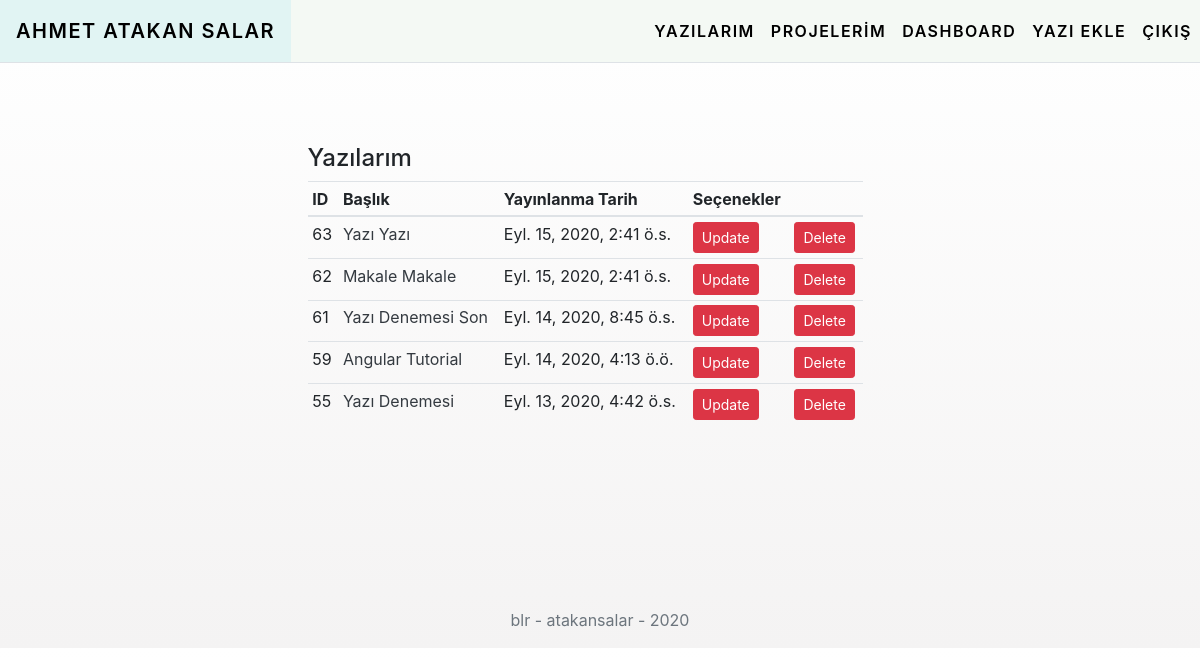
/posts/dashboard/ (signed in), run on an earlier commit of the app's database.
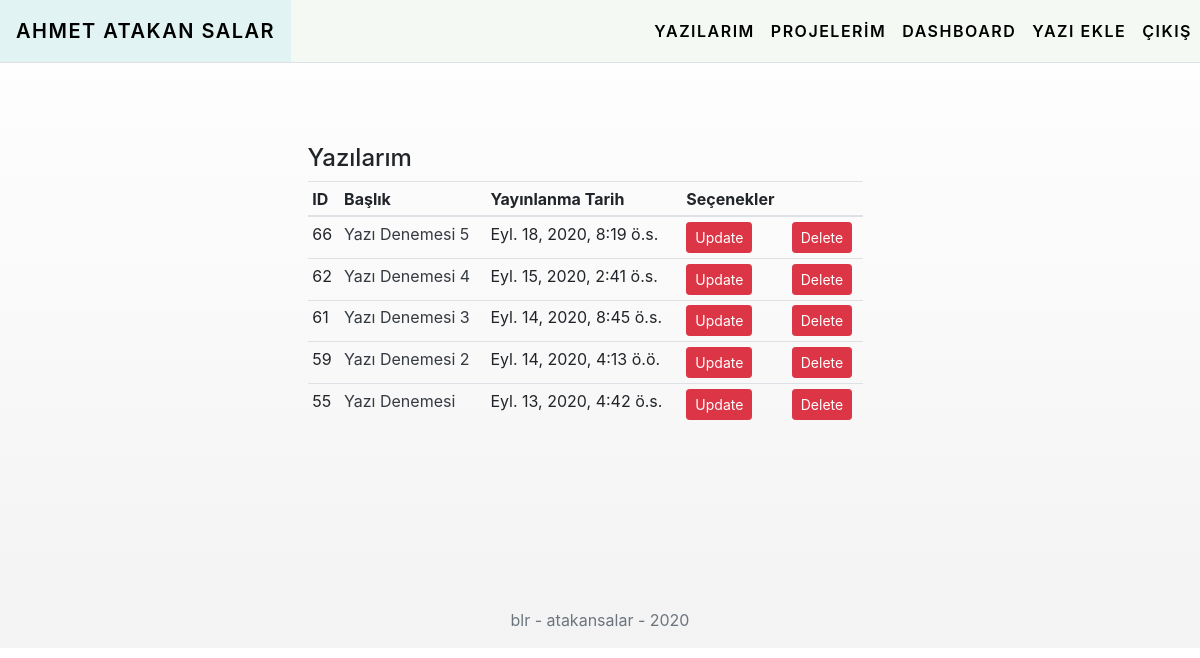
And on a later commit of the database.
### post/models.py (models this page shows, shortened)
class Post(models.Model):
    post_author = models.ForeignKey("auth.User", on_delete=models.CASCADE)
    post_title = models.CharField(max_length=50)
    post_content = RichTextField()
    post_date = models.DateTimeField(auto_now_add=True)
    post_image = models.FileField(blank=True, null=True, verbose_name="Resim Ekle:")
    post_tags = models.ManyToManyField(Tag, verbose_name="Add Tag", blank=True)
    slug = models.SlugField(null=False, unique=True)
    class Meta:
        ordering =['-post_date']

### post/views.py (the view)
# urls.py: path('dashboard/', views.dashboard, name='dashboard'),
@login_required(login_url="user:login")
def dashboard(request):
    posts = Post.objects.filter(post_author = request.user)
    context = {
        "posts": posts,
    }
    return render(request, 'dashboard.html', context)

### templates/dashboard.html
{% extends "layout.html" %} {% block body %}
<div class="row w-100">
  <div class="col-md-6 offset-md-3 align-self-center content-wrapper">
    <h4 class="mt-5">Yazılarım</h4>
    <table class="table table-sm">
      <thead>
        <tr>
          <th scope="col">ID</th>
          <th scope="col">Başlık</th>
          <th scope="col">Yayınlanma Tarih</th>
          <th scope="col">Seçenekler</th>
          <th scope="col"></th>
        </tr>
      </thead>
      <tbody>
        {% for post in posts %}
        <tr>
          <td>{{post.id}}</td>
          <td>
            <a href="{% url 'post:post' post.id %}" class="text-dark"
              >{{post.post_title}}</a
            >
          </td>
          <td>{{post.post_date}}</td>
          <td>
            <a
              class="btn btn-danger btn-sm"
              href="{% url 'post:updatePost' post.id %}"
              >Update</a
            >
          </td>
          <td>
            <a
              class="btn btn-danger btn-sm"
              href="{% url 'post:deletePost' post.id %}"
              >Delete</a
            >
          </td>
        </tr>
        {% endfor %}
      </tbody>
    </table>
  </div>
</div>
{% endblock body %}

What changed in the data, as far as the page shows it:
removed Post: id "63", post_title "Yazı Yazı", post_date "Eyl. 15, 2020, 2:41 ö.s."
added Post: id "66", post_title "Yazı Denemesi 5", post_date "Eyl. 18, 2020, 8:19 ö.s."
changed Post id 62: post_title "Makale Makale" → "Yazı Denemesi 4"
changed Post id 61: post_title "Yazı Denemesi Son" → "Yazı Denemesi 3"
changed Post id 59: post_title "Angular Tutorial" → "Yazı Denemesi 2"
